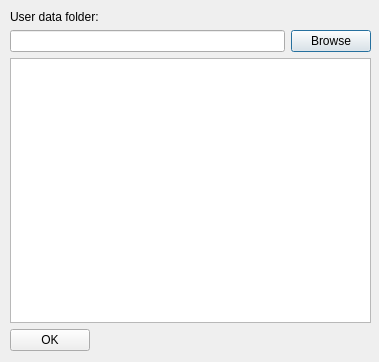
<?xml version="1.0" encoding="UTF-8"?>
<ui version="4.0">
 <class>Dialog</class>
 <widget class="QDialog" name="Dialog">
  <property name="geometry">
   <rect>
    <x>0</x>
    <y>0</y>
    <width>379</width>
    <height>362</height>
   </rect>
  </property>
  <property name="windowTitle">
   <string>Dialog</string>
  </property>
  <widget class="QWidget" name="verticalLayoutWidget">
   <property name="geometry">
    <rect>
     <x>10</x>
     <y>10</y>
     <width>361</width>
     <height>341</height>
    </rect>
   </property>
   <layout class="QVBoxLayout" name="verticalLayout">
    <item>
     <widget class="QLabel" name="label">
      <property name="text">
       <string>User data folder:</string>
      </property>
     </widget>
    </item>
    <item>
     <layout class="QHBoxLayout" name="horizontalLayout">
      <property name="sizeConstraint">
       <enum>QLayout::SetDefaultConstraint</enum>
      </property>
      <item>
       <widget class="QLineEdit" name="lineEdit"/>
      </item>
      <item>
       <widget class="QPushButton" name="pushButton_2">
        <property name="sizePolicy">
         <sizepolicy hsizetype="Minimum" vsizetype="Fixed">
          <horstretch>0</horstretch>
          <verstretch>0</verstretch>
         </sizepolicy>
        </property>
        <property name="text">
         <string>Browse</string>
        </property>
       </widget>
      </item>
     </layout>
    </item>
    <item>
     <widget class="QListView" name="listView"/>
    </item>
    <item>
     <layout class="QHBoxLayout" name="horizontalLayout_3">
      <item>
       <widget class="QPushButton" name="pushButton">
        <property name="text">
         <string>OK</string>
        </property>
       </widget>
      </item>
      <item>
       <spacer name="horizontalSpacer">
        <property name="orientation">
         <enum>Qt::Horizontal</enum>
        </property>
        <property name="sizeHint" stdset="0">
         <size>
          <width>40</width>
          <height>20</height>
         </size>
        </property>
       </spacer>
      </item>
     </layout>
    </item>
   </layout>
  </widget>
 </widget>
 <resources/>
 <connections/>
</ui>
